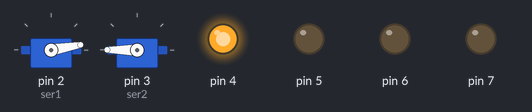
This sketch was run on a simulated Arduino Uno, built with avr-gcc and run on an emulated ATmega328P. Parts: 2 × servo, output pins drawn as LEDs (lit = HIGH).

Above: at 0.05 s.
At 2.0 s:
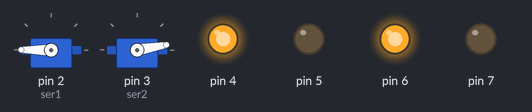
Timing chart, 0 to 3.0 s (numbered marks = the images above):
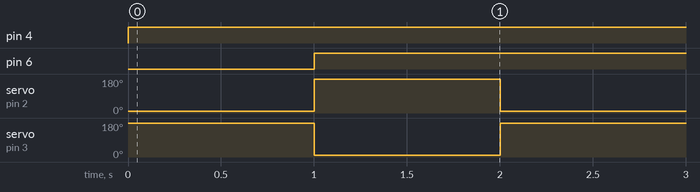

Measured:
- by itself, pin 4: LOW → HIGH at 0.00 s
- by itself, pin 6: LOW → HIGH at 1.0 s
- by itself, servo on pin 2 (ser1), servo on pin 3 (ser2): alternates 180° for 1.0 s and 10° for 1.0 s

The sketch:

motors.ino
```cpp
#include <Servo.h>
Servo ser1;
Servo ser2;
void setup() {
 pinMode(4, OUTPUT);
 pinMode(5,OUTPUT);
 pinMode(6,OUTPUT);
 pinMode(7,OUTPUT);
 ser1.attach(2);
 ser2.attach(3);
}

void loop() {
  digitalWrite(4,HIGH);
  digitalWrite(5,LOW);
  ser1.write(10);
  ser2.write(180);
  delay(1000);
  ser1.write(180);
  ser2.write(10);
  digitalWrite(6,HIGH);
  digitalWrite(7,LOW);
  delay(1000);


}
```
